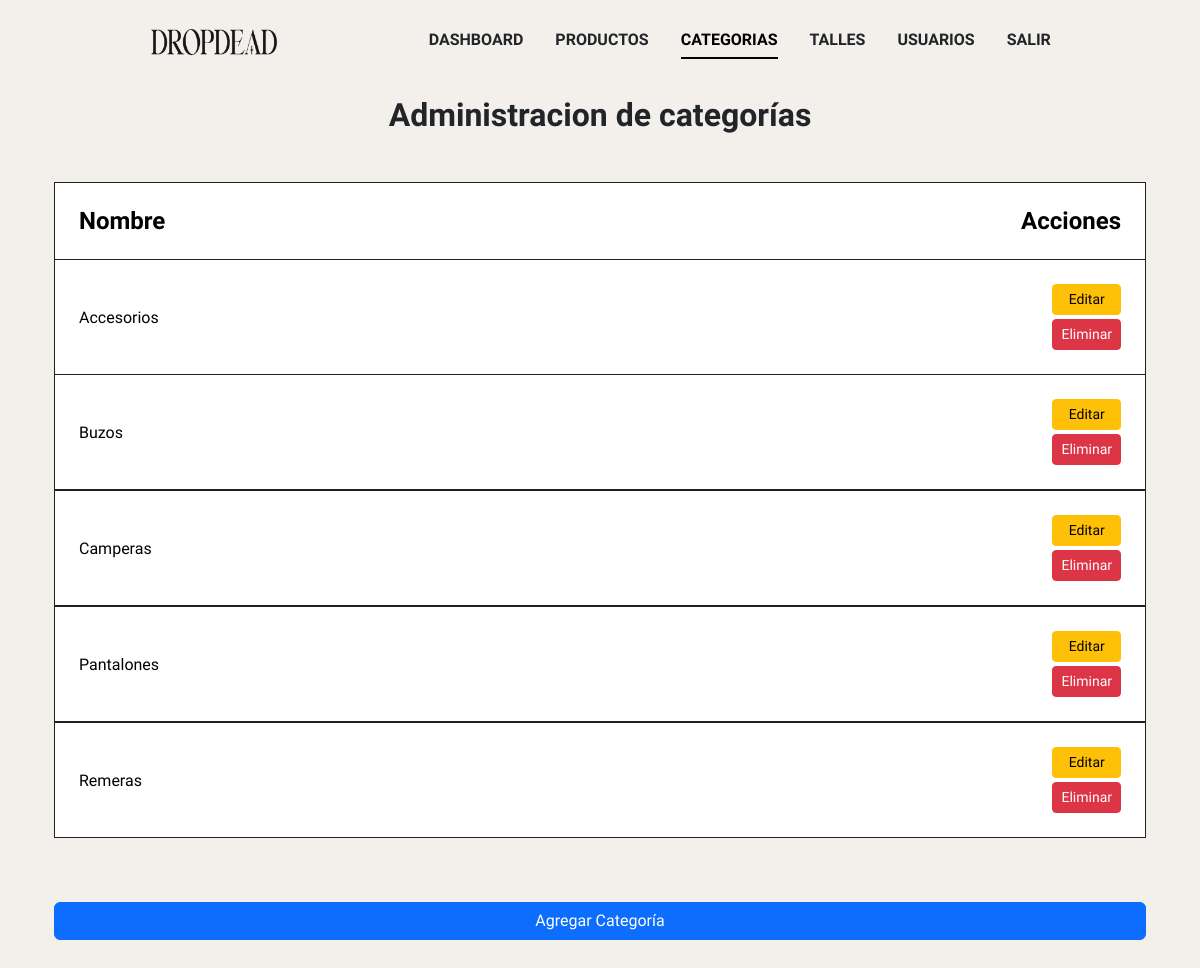
Page /admin/index.php?sec=admin_categorias (signed in) on the committed database.
### tables this page shows
CREATE TABLE `categorias` (
  `id` int(10) UNSIGNED NOT NULL,
  `nombre` varchar(100) DEFAULT NULL
);

### class/Categoria.php (called while the page is built, shortened)
<?php
    class Categoria{
        protected $id;
        protected $nombre;
        public function getId() { return $this->id; }
        public function getNombre() { return $this->nombre; }
        public function catalogo_completo(): array
        {
            $conexion = Conexion::getConexion();
            $query = "SELECT * FROM categorias";
            $PDOStatement = $conexion->prepare($query);
            $PDOStatement->setFetchMode(PDO::FETCH_CLASS, self::class);
            $PDOStatement->execute();
            $catalogo = $PDOStatement->fetchAll();
            return $catalogo;
        }
}

### admin/views/admin_categorias.php (the view)
<?php
$categorias = (new Categoria())->catalogo_completo();
?>
<div class="row my-5">
  <div class="col pt-5">
        <h1 class="text-center mb-5 fw-bold">Administracion de categorías</h1>
        <div class="row mb-5 d-flex align-items-center">
            <table class="table">
                <thead>
                    <tr>
                    <th class="fw-bold" scope="col">Nombre</th>
                    <th class="fw-bold" scope="col">Acciones</th>
                    </tr>
                </thead>
                <tbody>
                    <?php foreach ($categorias as $categoria) { ?>
                    <tr>
                        <td class="d-flex align-items-center w-100"><?= $categoria->getNombre() ?> </td>
                        <td>
                            <a href="index.php?sec=edit_categoria&id=<?= $categoria->getId() ?>" class="d-block btn btn-sm btn-warning mb-1">Editar</a>
                            <a href="index.php?sec=delete_categoria&id=<?= $categoria->getId() ?>" class="d-block btn btn-sm btn-danger">Eliminar</a>
                        </td>
                    </tr>
                    <?php } ?>
                </tbody>
            </table>
            <a href="index.php?sec=add_categoria" class="btn btn-primary mt-5">Agregar Categoría</a>
        </div>
    </div>
</div>

### css/style.css (style rules this page uses)
*, *::after, *::before { padding: 0; margin: 0; box-sizing: border-box; font-family: Onest; }
html { scroll-behavior: smooth; }
body { position: relative; background-color: #f3efeb; }
a { text-decoration: none; color: black; }
table { width: 100%; }
tr { display: flex; justify-content: space-between; padding: 1em; background-color: white; border: solid #202020 1px; }
table tr:first-child { border-bottom: none; }
th { font-weight: bold; font-size: 1.5em; }
:root { --titulo: calc(1.3rem + 2vw); --margin-pc: 20vw; --margin-cel: 1em; --gap-pc: 4em; --gap-cel: 2em; }

### rows in the picture
categorias: nombre "Accesorios"
categorias: nombre "Buzos"
categorias: nombre "Camperas"
categorias: nombre "Pantalones"
categorias: nombre "Remeras"
